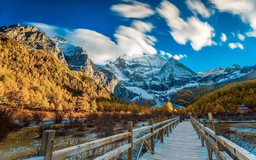
#> input picture python/数字图像处理/实验1/1.png, 256 x 160 px, shrunk from 1920 x 1200 before the run
$ python 2.py
#> lines starting #> are read from the running program, lines starting #| are printed output that depends on the picture
import cv2
import numpy as np
import math
import matplotlib.pyplot as plt
def cv_imread(filePath): #读取中文路径的图片
#> called with filePath = 'python/数字图像处理/实验1/1.png'
    cv_img=cv2.imdecode(np.fromfile(filePath,dtype=np.uint8),cv2.IMREAD_UNCHANGED)
#> cv_img is the input picture: shape (160, 256, 3); mean B, G, R 115.6, 113.4, 96.2
    #imdecode读取的图像默认会按BGR通道来排列图像矩阵，如果后续需要RGB可以通过如下转换
    cv_img=cv2.cvtColor(cv_img,cv2.COLOR_BGR2RGB)
    return cv_img
#写中文路径图片
def cv_imwrite(filePathName, img):
    try:
        _, cv_img = cv2.imencode(".jpg", img)[1].tofile(filePathName)
        return True
    except:
        return False
#平移
def Move(im,tx,ty,row,cols):
    #生成移动矩阵
    moving_matrix = np.float32([[1, 0, tx], [0, 1, ty]])
    im_0 = cv2.warpAffine(im, moving_matrix, (cols, row))
    return im_0
#水平镜像
def Zoom(im,w,row,cols):
    moving_matrix = np.float32([[-1, 0, w], [0, 1, 0]])
    im_0 = cv2.warpAffine(im, moving_matrix, (cols, row))
    return im_0
#垂直镜像
def Zoom_vertical(im,w,row,cols):
    moving_matrix = np.float32([[1, 0, 0], [0, -1, w]])
    im_0 = cv2.warpAffine(im, moving_matrix, (cols, row))
    return im_0
#双线性插值旋转
def Rotate(im,angle1,row,cols):
#> called with angle1 = 180, row = 160, cols = 256
    pi = math.pi
    angle = angle1 * pi / 180
    matrix_1 = np.array([[1,0,0],[0,-1,0],[-0.5*row,0.5*cols,1]])
    matrix_2 = np.array([[math.cos(angle),-math.sin(angle),0],[math.sin(angle),math.cos(angle),0],[0,0,1]])
    matrix_3 = np.array([[1,0,0],[0,-1,0],[0.5*row,0.5*cols,1]])
    im_0 = np.zeros_like(im,dtype=np.uint8)
    for i in range(row):
        for j in range(cols):
            tol_1 = np.matmul(np.array([i,j,1]),matrix_1)
            tol_2 = np.matmul(tol_1,matrix_2)
            tol_3 = np.matmul(tol_2,matrix_3)
            new_i = int(math.floor(tol_3[0]))
            new_j = int(math.floor(tol_3[1]))
            u = tol_3[0] - new_i
            v = tol_3[1] - new_j
            if new_j>=cols or new_i >=row or new_i<1 or new_j<1 or (i+1)>=row or (j+1)>=cols:
                continue

            if (new_i + 1)>=row or (new_j+1)>=cols:
                im_0[i, j, :] = im[new_i,new_j, :]
            else:
                    im_0[i, j] = (1-u)*(1-v)*im[new_i,new_j] + \
                    (1-u)*v*im[new_i,new_j+1] + \
                    u*(1-v)*im[new_i+1,new_j] +\
                    u*v*im[new_i+1,new_j+1]
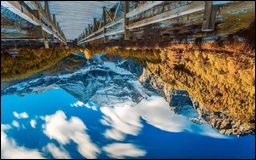
#> im_0: shape (160, 256, 3); mean R, G, B 94.5, 111.3, 113.2


    #生成旋转矩阵
    #moving_matrix = np.float32([[math.cos(angle), -math.sin(angle), 0], [math.sin(angle), math.cos(angle), 0]])
    #im_0 = cv2.warpAffine(im, moving_matrix, (cols, row))
    return im_0
#最近邻插值放大以及缩小
def Zoom_scale(im,scalew,scaler,row,cols):
    im_0 = np.zeros((scalew,scaler,3),np.uint8)
   # moving_matrix = np.array([[1/scalew, 0, 0], [0, 1/scaler, 0], [0, 0, 1]])
    for i in range(scalew-1):
        for j in range(scaler-1):
            disw = round(i*(row/scalew))
            disc = round(j*(cols/scaler))
            im_0[i][j] = im[disw][disc]
   # im_0 = cv2.warpAffine(im, moving_matrix, (cols, row))
    return im_0
#缩小
def Zoom_scale_down(im,scale,row,cols):
    moving_matrix = np.float32([[1/scale, 0, 0], [0, 1/scale, 0]])
    im_0 = cv2.warpAffine(im, moving_matrix, (cols, row))
    return im_0


img = cv_imread("python/数字图像处理/实验1/1.png")

#放大
#im_0 = Zoom_scale(img,2000,4000,img.shape[0],img.shape[1])
#平移
#im_0 = Move(img,100,100,img.shape[0],img.shape[1])
#镜像
#im_0 = Zoom_vertical(img,img.shape[0],img.shape[0],img.shape[1])
#im_0 = Zoom(img,img.shape[1],img.shape[0],img.shape[1])
#旋转
im_0 = Rotate(img,180,img.shape[0],img.shape[1])
print(np.array(im_0))
#> (printed output is left out)
plt.imshow(im_0)
plt.show()
